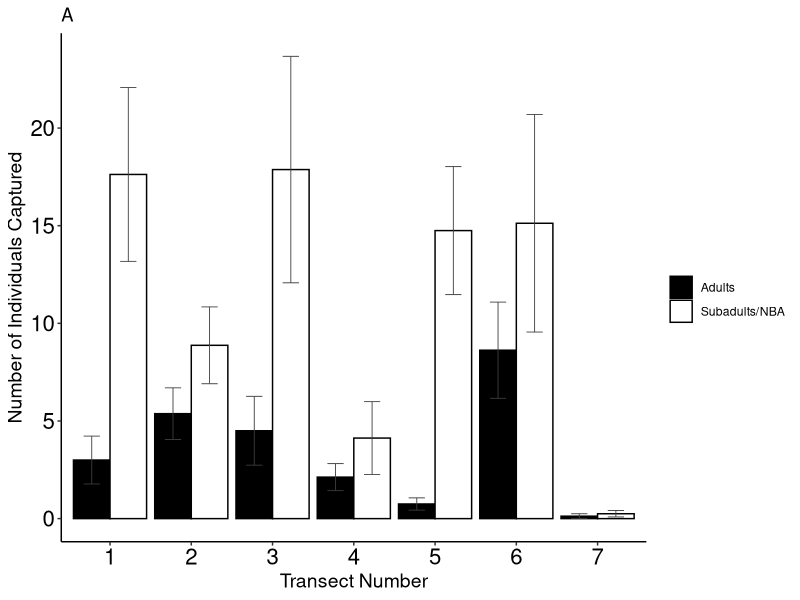
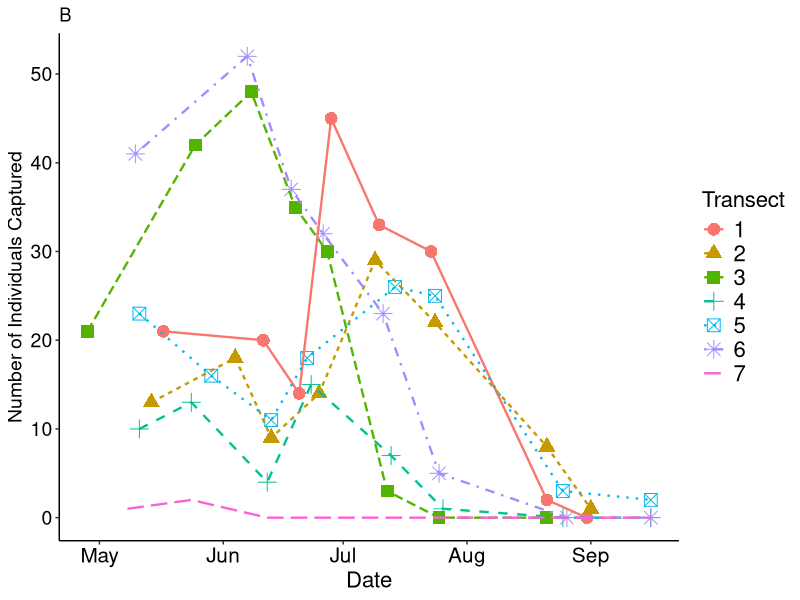
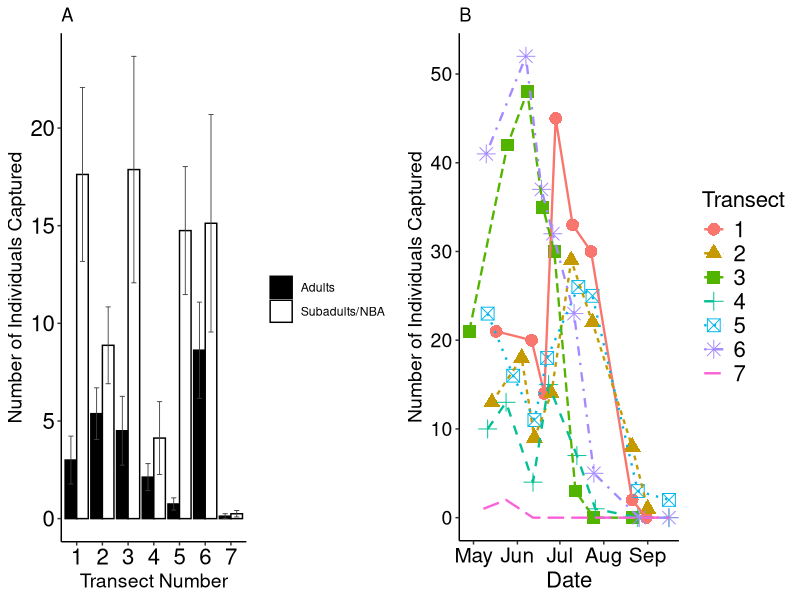

Write the R code that produced these figures, in order. (Note: this script raises an error after producing the figures.)
#Code to produce Fig 3 barplot
#Written by A Devan-Song. July 2021, Bend, OR. 
#A. Devan-Song et al R code and datasets for manuscript: Devan-Song, A., M.A. Walden, H.A. Moniz, J.M. Fox, M.R. Low, E. #Wilkinson and N.E. Karraker. 2021. Confirmation bias fuels ecological misconception: evidence against 'secretive' nature of #eastern spadefoots (Scaphiopus h. holbrookii). Journal of Herpetology 55(2):137–150.


library(tidyverse)
library(ggplot2)
library(reshape)

multiplot <- function(..., plotlist=NULL, file, cols=1, layout=NULL) {
  library(grid)
  
  # Make a list from the ... arguments and plotlist
  plots <- c(list(...), plotlist)
  
  numPlots = length(plots)
  
  # If layout is NULL, then use 'cols' to determine layout
  if (is.null(layout)) {
    # Make the panel
    # ncol: Number of columns of plots
    # nrow: Number of rows needed, calculated from # of cols
    layout <- matrix(seq(1, cols * ceiling(numPlots/cols)),
                     ncol = cols, nrow = ceiling(numPlots/cols))
  }
  
  if (numPlots==1) {
    print(plots[[1]])
    
  } else {
    # Set up the page
    grid.newpage()
    pushViewport(viewport(layout = grid.layout(nrow(layout), ncol(layout))))
    
    # Make each plot, in the correct location
    for (i in 1:numPlots) {
      # Get the i,j matrix positions of the regions that contain this subplot
      matchidx <- as.data.frame(which(layout == i, arr.ind = TRUE))
      
      print(plots[[i]], vp = viewport(layout.pos.row = matchidx$row,
                                      layout.pos.col = matchidx$col))
    }
  }
}

#Import summary transect data 
scho_transect <- read.csv("SCHO_TRANSECT_R.csv")


scho_transect$Transect <- as.factor(scho_transect$Transect)

#subset data for graph
variables <- myvars <- c("Transect", "Adults", "Juveniles")
scho_df <- scho_transect[variables]
scho_df <- data.frame(scho_df) #convert to dataframe 
names(scho_df)[names(scho_df) == 'Juveniles'] <- 'Subadults/NBA' #rename columns 
reshape_scho <- melt(scho_df, id=c("Transect")) #reshape data 
reshape_scho$Transect <- as.factor(reshape_scho$Transect)
reshape_scho$Demography <- reshape_scho$variable

y_title <- expression(paste("Number of ", italic("Scaphiopus holbrookii")))

#plot 

p1 <- ggplot(reshape_scho, aes(Transect, value, fill = Demography), colour = "black") +
  ggtitle("A")+
  stat_summary(geom = "bar", fun= mean, position = "dodge", colour = "black") +
  stat_summary(geom = "errorbar", fun.data = mean_se, 
               position=position_dodge(0.9), 
               size=0.3, width=0.4, color = "grey24") + 
  ylab("Number of Individuals Captured") + xlab("Transect Number") +
  scale_fill_manual("", values = c("Adults" = 'black', "Subadults/NBA" = 'white')) +
  theme_classic() +
  theme(axis.title.x = element_text(size = 14, color = 'black'), 
        axis.title.y = element_text(size = 14, color = 'black'), 
        axis.text.x= element_text(size = 16, color = 'black'), 
        axis.text.y = element_text(size = 16, color = 'black'),
        legend.position='right')


p1



scho_transect$Date <- as.Date(scho_transect$Date, "%m/%d/%Y") #format date

range <-  c(as.Date("2016-04-10"), as.Date("2016-09-10")) #set range for dates


transectdate <- ggplot(scho_transect, aes(x=Date, y=Total, color=Transect, shape=Transect)) +
  ggtitle("B")+
  geom_point(size=4) + 
  geom_line(aes(linetype=Transect), size=0.8) + 
  theme_classic() +
  theme(axis.text.x = element_text(angle = 0, hjust = 0.5, size = 15, color = 'black'),
        axis.title.x = element_text(size = 16, color = 'black'), 
        axis.title.y = element_text(size = 14, color = 'black'), 
        axis.text.y = element_text(size = 14, color = 'black'), 
        legend.title = element_text(size=16),
        legend.text = element_text(size=16))+ 
  ylab("Number of Individuals Captured") + 
  xlab("Date")


png("transectvsdate.png", units="in", width=9, height=4, res=600)
transectdate


png("Fig3_lee_NEW.png", units="px", width =9600, height = 4200, res=1200)
multiplot(p1, transectdate, cols=2)
dev.off()



#####ADDTINAL IF NECESSARY

dprecip <- ggplot(scho_transect, aes(x=precip*25.4, y=detection_prob, color=Transect)) +
  geom_point(size=4)+
  theme_classic()+
  theme(axis.title.x = element_text(size = 16, color = 'black'), 
        axis.title.y = element_text(size = 16, color = 'black'), 
        axis.text.x= element_text(size = 16, color = 'black'), 
        axis.text.y = element_text(size = 16, color = 'black'),
        legend.position="")+
  xlab("Precipitation (mm)")+
  ylab("Detection Probability")


dtemp <- ggplot(scho_transect, aes(x=Ground_Temp..C., y=detection_prob, color=Transect)) +
  geom_point(size=4) + 
  theme_classic()+
  theme(axis.title.x = element_text(size = 16, color = 'black'), 
        axis.title.y = element_text(size = 16, color = 'black'), 
        axis.text.x= element_text(size = 16, color = 'black'), 
        axis.text.y = element_text(size = 16, color = 'black'), 
        legend.position='')+
  xlab("Ground Temperature (C)")+
  ylab("")


drh <- ggplot(scho_transect, aes(x=RH...., y=detection_prob, color=Transect)) +
  geom_point(size=4) + 
  theme_classic()+
  theme(axis.title.x = element_text(size = 16, color = 'black'), 
        axis.title.y = element_text(size = 16, color = 'black'), 
        axis.text.x= element_text(size = 16, color = 'black'), 
        axis.text.y = element_text(size = 16, color = 'black'))+
  xlab("Relative Humidity (%)")+
  ylab("")


multiplot(pprecip, dprecip, ptemp, dtemp, prh, drh, cols=3)




png("Transect.png", units="in", width=4, height=4, res=600)
p1
dev.off()


png("numbervsrainfall.png", units="in", width=6, height=6, res=600)
p2
dev.off()


graphics.off()
